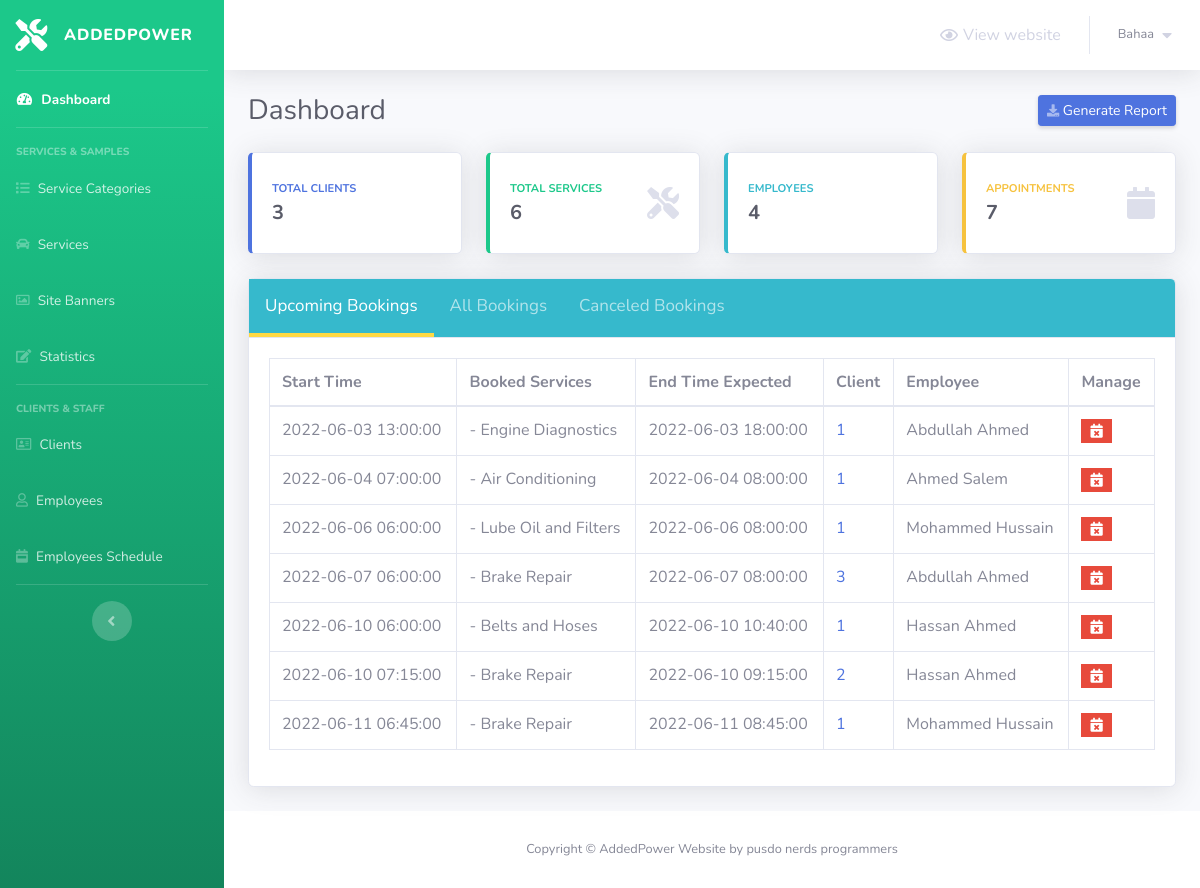
Screenshot of /admin/index.php (signed in) with the database file from the repository.
### tables this page shows
CREATE TABLE `appointments` (
  `appointment_id` int(5) NOT NULL,
  `date_created` timestamp NOT NULL DEFAULT '0000-00-00 00:00:00',
  `client_id` int(5) NOT NULL,
  `employee_id` int(2) NOT NULL,
  `start_time` timestamp NOT NULL DEFAULT '0000-00-00 00:00:00',
  `end_time_expected` timestamp NOT NULL DEFAULT '0000-00-00 00:00:00',
  `canceled` tinyint(1) NOT NULL DEFAULT 0,
  `cancellation_reason` text DEFAULT NULL
);

CREATE TABLE `services` (
  `service_id` int(5) NOT NULL,
  `service_name` varchar(50) NOT NULL,
  `service_description` varchar(255) NOT NULL,
  `service_price` decimal(6,2) NOT NULL,
  `service_duration` int(5) NOT NULL,
  `category_id` int(2) NOT NULL
);

CREATE TABLE `clients` (
  `client_id` int(5) NOT NULL,
  `first_name` varchar(30) NOT NULL,
  `last_name` varchar(30) NOT NULL,
  `phone_number` varchar(30) NOT NULL,
  `client_email` varchar(50) NOT NULL
);

CREATE TABLE `employees` (
  `employee_id` int(2) NOT NULL,
  `first_name` varchar(20) NOT NULL,
  `last_name` varchar(20) NOT NULL,
  `phone_number` varchar(30) NOT NULL,
  `email` varchar(50) NOT NULL
);

### admin/Includes/functions/functions.php (called while the page is built, shortened)
<?php
    function countItems($item,$table)
	{
		global $con;
		$stat_ = $con->prepare("SELECT COUNT($item) FROM $table");
		$stat_->execute();
		return $stat_->fetchColumn();
	}

### admin/index.php (the view, shortened to what this page needs)
<?php
	if(isset($_SESSION['adminUsername']) && isset($_SESSION['adminPwd']))
	{
        include 'connect.php';
        include 'Includes/functions/functions.php';
        include 'Includes/templates/header.php';
?>
<!DOCTYPE html>
<html lang="en">
<head>
</head>
<body>
	<div class="container-fluid">
		<div class="d-sm-flex align-items-center justify-content-between mb-4">
			<h1 class="h3 mb-0 text-gray-800">Dashboard</h1>
			<a href="#" class="d-none d-sm-inline-block btn btn-sm btn-primary shadow-sm">
				<i class="fas fa-download fa-sm text-white-50"></i>
				Generate Report
			</a>
		</div>
		<div class="row">
			<div class="col-xl-3 col-md-6 mb-4">
				<div class="card border-left-primary shadow h-100 py-2">
					<div class="card-body">
				  		<div class="row no-gutters align-items-center">
							<div class="col mr-2">
					  			<div class="text-xs font-weight-bold text-primary text-uppercase mb-1">
					  				Total Clients
					  			</div>
					  			<div class="h5 mb-0 font-weight-bold text-gray-800"><?php echo countItems("client_id","clients")?></div>
							</div>
							<div class="col-auto">
					  			<i class="bs bs-boy fa-2x text-gray-300"></i>
							</div>
				  		</div>
					</div>
			  	</div>
			</div>
			<div class="col-xl-3 col-md-6 mb-4">
				<div class="card border-left-success shadow h-100 py-2">
					<div class="card-body">
				  		<div class="row no-gutters align-items-center">
							<div class="col mr-2">
					  			<div class="text-xs font-weight-bold text-success text-uppercase mb-1">
					  				Total Services
					  			</div>
					  			<div class="h5 mb-0 font-weight-bold text-gray-800"><?php echo countItems("service_id","services")?></div>
							</div>
							<div class="col-auto">
                                <i class = "fa fa-tools fa-2x text-gray-300"></i>
							</div>
				  		</div>
					</div>
			  	</div>
			</div>
			<div class="col-xl-3 col-md-6 mb-4">
				<div class="card border-left-info shadow h-100 py-2">
					<div class="card-body">
				  		<div class="row no-gutters align-items-center">
							<div class="col mr-2">
					  			<div class="text-xs font-weight-bold text-info text-uppercase mb-1">
					  				Employees
					  			</div>
					  			<div class="row no-gutters align-items-center">
									<div class="col-auto">
						  				<div class="h5 mb-0 mr-3 font-weight-bold text-gray-800"><?php echo countItems("employee_id","employees")?></div>
									</div>
					  			</div>
							</div>
							<div class="col-auto">
					  			<i class="bs bs-man fa-2x text-gray-300"></i>
							</div>
				  		</div>
					</div>
			  	</div>
			</div>
			<div class="col-xl-3 col-md-6 mb-4">
				<div class="card border-left-warning shadow h-100 py-2">
					<div class="card-body">
				  		<div class="row no-gutters align-items-center">
							<div class="col mr-2">
					  			<div class="text-xs font-weight-bold text-warning text-uppercase mb-1">
					  				Appointments
					  			</div>
					  			<div class="h5 mb-0 font-weight-bold text-gray-800"><?php echo countItems("appointment_id","appointments")?></div>
							</div>
							<div class="col-auto">
					  			<i class="fas fa-calendar fa-2x text-gray-300"></i>
							</div>
				 		</div>
					</div>
			  	</div>
			</div>
		</div>
        <div class="card shadow mb-4">
            <div class="card-header tab" style="padding: 0px !important;background: #36b9cc!important">
            	<button class="tablinks active" onclick="openTab(event, 'Upcoming')">
            		Upcoming Bookings
            	</button>
                <button class="tablinks" onclick="openTab(event, 'All')">
                	All Bookings
                </button>
                <button class="tablinks" onclick="openTab(event, 'Canceled')">
                	Canceled Bookings
                </button>
            </div>
            <div class="card-body">
            	<div class="table-responsive">
                	<table class="table table-bordered tabcontent" id="Upcoming" style="display:table" width="100%" cellspacing="0">
                  		<thead>
                                <tr>
                                    <th>
                                        Start Time
                                    </th>
                                    <th>
                                        Booked Services
                                    </th>
                                    <th>
                                        End Time Expected
                                    </th>
                                    <th>
                                        Client
                                    </th>
                                    <th>
                                        Employee
                                    </th>
                                    <th>
                                        Manage
                                    </th>
                                </tr>
                            </thead>
                            <tbody>
                                <?php
                                    $stmt = $con->prepare("SELECT *
                                                    FROM appointments a , clients c
                                                    where start_time >= ?
                                                    and a.client_id = c.client_id
                                                    and canceled = 0
                                                    order by start_time;
                                                    ");
                                    $stmt->execute(array(date('Y-m-d H:i:s')));
                                    $rows = $stmt->fetchAll();
                                    $count = $stmt->rowCount();
                                    if($count == 0)
                                    {
                                        echo "<tr>";
                                            echo "<td colspan='5' style='text-align:center;'>";
                                                echo "List of your upcoming bookings will be presented here";
                                            echo "</td>";
                                        echo "</tr>";
                                    }
                                    else
                                    {
                                        foreach($rows as $row)
                                        {
                                            echo "<tr>";
                                                echo "<td>";
                                                    echo $row['start_time'];
                                                echo "</td>";
                                                echo "<td>";
                                                    $stmtServices = $con->prepare("SELECT service_name
                                                            from services s, services_booked sb
                                                            where s.service_id = sb.service_id
                                                            and appointment_id = ?");
                                                    $stmtServices->execute(array($row['appointment_id']));
                                                    $rowsServices = $stmtServices->fetchAll();
                                                    foreach($rowsServices as $rowsService)
                                                    {
                                                        echo "- ".$rowsService['service_name'];
                                                    }
                                                echo "</td>";
                                                echo "<td>";
                                                    echo $row['end_time_expected'];
                                                echo "</td>";
                                                echo "<td>";
                                                    echo "<a href = #>";
                                                        echo $row['client_id'];
                                                    echo "</a>";
                                                echo "</td>";
                                                echo "<td>";
                                                    $stmtEmployees = $con->prepare("SELECT first_name,last_name
                                                            from employees e, appointments a
                                                            where e.employee_id = a.employee_id
                                                            and a.appointment_id = ?");
                                                    $stmtEmployees->execute(array($row['appointment_id']));
                                                    $rowsEmployees = $stmtEmployees->fetchAll();
                                                    foreach($rowsEmployees as $rowsEmployee)
                                                    {
                                                        echo $rowsEmployee['first_name']." ".$rowsEmployee['last_name'];
                                                    }
                                                echo "</td>";
                                                echo "<td>";
                                                	$cancel_data = "cancel_appointment_".$row["appointment_id"];
                                               		?>
                                               		<ul class="list-inline m-0">
                                                        <li class="list-inline-item" data-toggle="tooltip" title="Cancel Appointment">
                                                            <button class="btn btn-danger btn-sm rounded-0" type="button" data-toggle="modal" data-target="#<?php echo $cancel_data; ?>" data-placement="top">
                                                                <i class="fas fa-calendar-times"></i>
                                                            </button>
                                                        </li>
                                                    </ul>
                                               		<?php
                                                echo "</td>";
                                            echo "</tr>";
                                        }
                                    }
                                ?>
                            </tbody>
                	</table>
              	</div>
            </div>
        </div>
	</div>
</body>
</html>
<?php
		include 'Includes/templates/footer.php';
	}
	else
    {
    	header('Location: login.php');
        exit();
    }
?>

### admin/Design/css/main.css (style rules this page uses)
.tab button.active { color: #fff; border-bottom: 4px solid #ffd943; }
.tab button { background: inherit; color: #ffffff9c; float: left; border: none; outline: none; cursor: pointer; padding: 14px 16px; transition: 0.3s; font-size: 17px; border-bottom: 4px solid transparent; }
.tabcontent { display: none; }

### rows the page displays
appointments: start_time "2022-06-03 13:00:00", end_time_expected "2022-06-03 18:00:00", client.client_id "1"
services: service_name "Engine Diagnostics"
employees: first_name "Abdullah", last_name "Ahmed"
appointments: start_time "2022-06-04 07:00:00", end_time_expected "2022-06-04 08:00:00", client.client_id "1"
services: service_name "Air Conditioning"
employees: first_name "Ahmed", last_name "Salem"
appointments: start_time "2022-06-06 06:00:00", end_time_expected "2022-06-06 08:00:00", client.client_id "1"
services: service_name "Lube Oil and Filters"
employees: first_name "Mohammed", last_name "Hussain"
appointments: start_time "2022-06-07 06:00:00", end_time_expected "2022-06-07 08:00:00", client.client_id "3"
services: service_name "Brake Repair"
appointments: start_time "2022-06-10 06:00:00", end_time_expected "2022-06-10 10:40:00", client.client_id "1"
services: service_name "Belts and Hoses"
employees: first_name "Hassan", last_name "Ahmed"
appointments: start_time "2022-06-10 07:15:00", end_time_expected "2022-06-10 09:15:00", client.client_id "2"
appointments: start_time "2022-06-11 06:45:00", end_time_expected "2022-06-11 08:45:00", client.client_id "1"

### other values shown
$_SESSION['adminUsername'] "Bahaa"
countItems("client_id","clients") "3"
countItems("service_id","services") "6"
countItems("employee_id","employees") "4"
countItems("appointment_id","appointments") "7"
